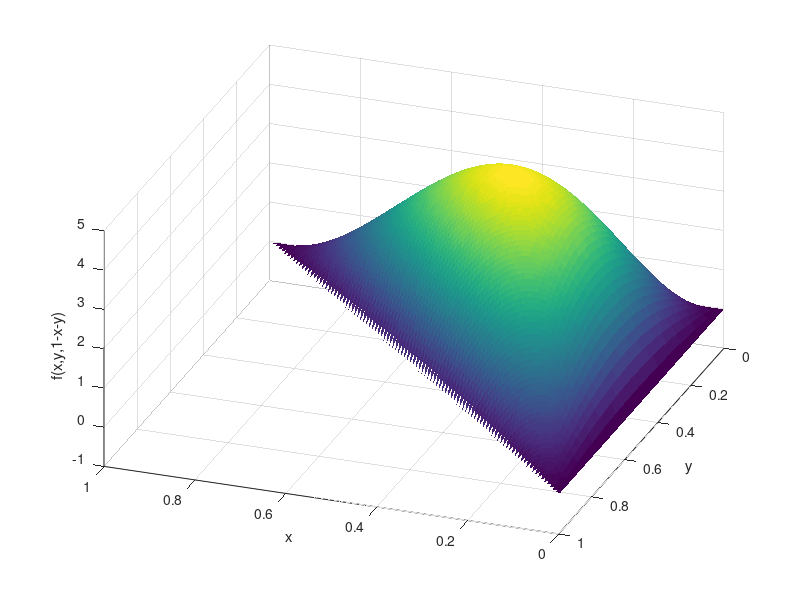
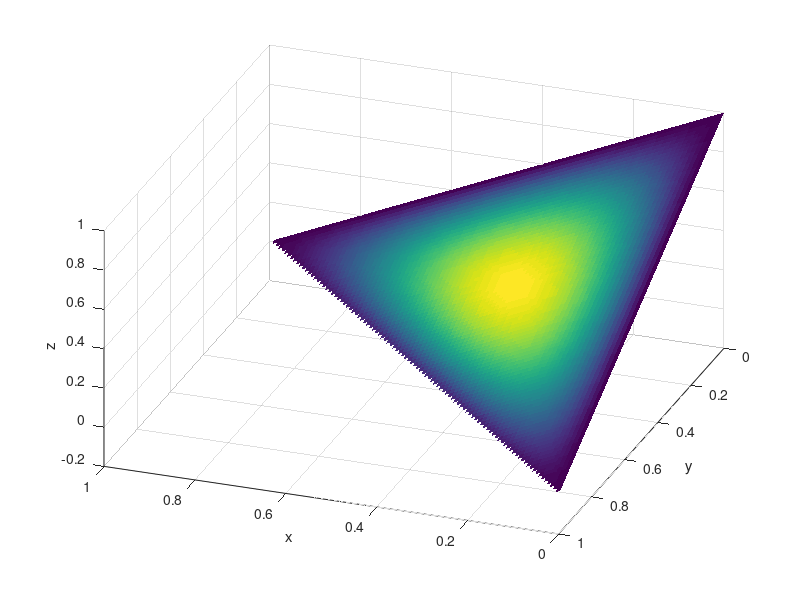

The MATLAB source for these figures, in order:
% matlab script to draw a 3-d directlet distribution function. 

alpha = [2, 2, 2];
x = linspace(0,1,100);
y = linspace(0,1,100);
[X, Y] = ndgrid(x, y);
Z = 1 - X - Y;   % represent the third variables.

bad = (X + Y > 1);
X(bad)=NaN;
Y(bad)=NaN;
Z(bad)=NaN;

betaConst = exp(sum(gammaln(alpha))-gammaln(sum(alpha)));
F = (X.^(alpha(1)-1) .* Y.^(alpha(2)-1) .* Z.^(alpha(3)-1)) / betaConst;

figure, surf(X,Y,F,'EdgeColor','none');
xlabel('x'); ylabel('y'); zlabel('f(x,y,1-x-y)');
view(-160,40);
figure, surf(X,Y,Z,F,'EdgeColor','none');
xlabel('x'); ylabel('y'); zlabel('z');
view(-160,40);

